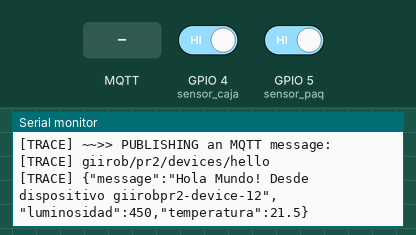
Recording of a sketch running on a simulated ESP32-S3. On the bench: the last lines printed to the serial monitor. The test bench sets the inputs (shaded band); at power-on: GPIO 4 (sensor_caja) HIGH, GPIO 5 (sensor_paq) HIGH. WiFi joins after 1.5 s; servers stay silent unless stated; no MQTT or app messages arrive unless stated.

Above: at 5.3 s.
5.4 s: GPIO 4 (sensor_caja) driven LOW
At 6.3 s:
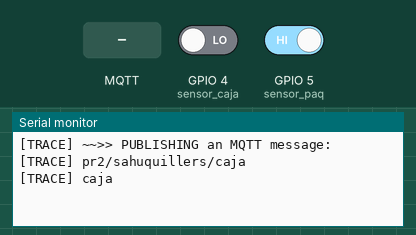
6.9 s: GPIO 5 (sensor_paq) driven LOW
At 7.4 s:
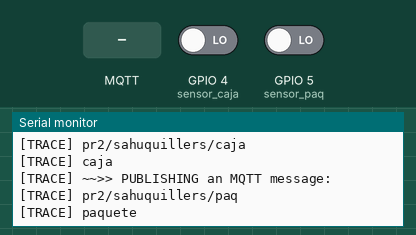
8.4 s: MQTT message "on" arrives on the first subscribed topic
At 9.1 s:
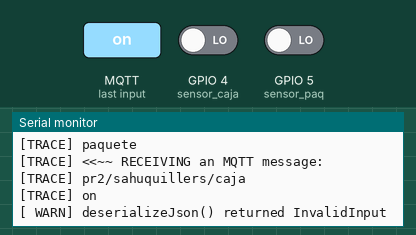
9.9 s: MQTT message "off" arrives on the first subscribed topic
At 10.3 s:
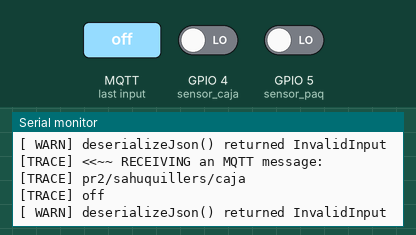
11.4 s: MQTT message "1" arrives on the first subscribed topic
At 12.9 s:
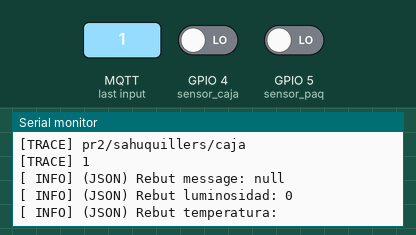

Measured:
- after the input at 5.4 s, the serial monitor: prints a new line after 0.05 s (image 1)
- after the input at 6.9 s, the serial monitor: prints a new line after 0.05 s (image 2)
- after the input at 8.4 s, the serial monitor: prints a new line at once (image 3)
- after the input at 9.9 s, the serial monitor: prints a new line at once (image 4)
- after the input at 11.4 s, the serial monitor: prints a new line at once (image 5)

The sketch:

ESP32-S3-IoT-Device.ino
```cpp
/*
 * Grado GIIROB
 * Asignatura PR2
 * Joan Fons (jjfons@dsic.upv.es)
 * Curso 2023/24
 *
 * Plantilla Dispositivo IoT
 *
 * Control de versiones
 * Version: 0.6   (2024/02/21) JSON Management
 * Version: 0.5.1 (2024/02/20) SSL fork
 * Version: 0.5   (2024/02/19) Mejora en comunicaciones y reconexiones
 * Version: 0.4   (2024/02/15) Reestructuración y simplificación
 * Version: 0.3   (2024/02/14) Añadido funciones de log
 * Version: 0.2   (2023/12/28) Dividido en sub-ficheros
 * Version: 0.1   (2023/11/29) Prototipo Inicial Funcional
*/
#include "Config.h"

#include <WiFi.h>
#ifdef SSL_ROOT_CA
  #include <WiFiClientSecure.h>
#endif
#include <PubSubClient.h>
#include <ArduinoJson.h>

// ID de Dispositivo : se proporcionan varias alternativas, a modo de ejemplo
String deviceID = String("giirobpr2-device-") + String(DEVICE_GIIROB_PR2_ID);
  // Versión usando el ID asignado en la asignatura GIIROB-PR2
//String deviceID = String("device-") + String(WiFi.macAddress());
  // Versión usando la dirección MAC del dispositivo
//String deviceID = String("device-esp32s3-") + String(DEVICE_ESP_ID);
  // Versión usando el ID de ESP del dispositivo

void setup() {
  // Este setup configura conceptos 'core', inicializa la wifi y la conexión con
  //  el bróker MQTT, y ejecuta algunos métodos que hay que completar.
  // En concreto los alumnos deberán implementar los métodos:
  //  - suscribirseATopics()  -> topics MQTT a suscribir para recibir mensajes
  //                            (g_comunicaciones.ino)
  //  - on_setup()            -> añadir la configuración de pines, inicialización
  //                            de variables, etc. (s_setup.ino)
  //  - on_loop()             -> tareas a realizar dentro del 'loop' (w_loop.ino)

#ifdef LOGGER_ENABLED
  // Inicializamos comunicaciones serial
  Serial.begin(BAUDS);
  delay(1000);
  Serial.println();
#endif

  // Nos conectamos a la wifi
  wifi_connect();

  // Nos conectamos al broker MQTT, indicando un 'client-id'
  mqtt_connect(deviceID);

  // TODO: completar esta función (g_comunicaciones.ino)
  suscribirseATopics();

  // TODO: completar esta función (s_setup.ino)
  on_setup();

}

void loop() {

  // NO QUITAR (jjfons)
  wifi_loop();
  mqtt_loop();

  // TODO: completar esta función (w_loop.ino)
  on_loop();
}
```

c_logger.ino
```cpp
// LOGGING
#define TRACE 6
#define DEBUG 5
#define INFO 4
#define WARN 3
#define ERROR 2
#define FATAL 1
#define NONE 0

#ifdef LOG_LEVEL
bool _log_newline = true;
#define trace(message)   if ( LOG_LEVEL >= TRACE ) { if (_log_newline) Serial.print("[TRACE] "); Serial.print(message);   _log_newline = false;}
#define traceln(message) if ( LOG_LEVEL >= TRACE ) { if (_log_newline) Serial.print("[TRACE] "); Serial.println(message); _log_newline = true;}
#define debug(message)   if ( LOG_LEVEL >= DEBUG ) { if (_log_newline) Serial.print("[DEBUG] "); Serial.print(message);   _log_newline = false;}
#define debugln(message) if ( LOG_LEVEL >= DEBUG ) { if (_log_newline) Serial.print("[DEBUG] "); Serial.println(message); _log_newline = true;}
#define info(message)    if ( LOG_LEVEL >= INFO  ) { if (_log_newline) Serial.print("[ INFO] "); Serial.print(message);   _log_newline = false;}
#define infoln(message)  if ( LOG_LEVEL >= INFO  ) { if (_log_newline) Serial.print("[ INFO] "); Serial.println(message); _log_newline = true;}
#define warn(message)    if ( LOG_LEVEL >= WARN  ) { if (_log_newline) Serial.print("[ WARN] "); Serial.print(message);   _log_newline = false;}
#define warnln(message)  if ( LOG_LEVEL >= WARN  ) { if (_log_newline) Serial.print("[ WARN] "); Serial.println(message); _log_newline = true;}
#define error(message)   if ( LOG_LEVEL >= ERROR ) { if (_log_newline) Serial.print("[ERROR] "); Serial.print(message);   _log_newline = false;}
#define errorln(message) if ( LOG_LEVEL >= ERROR ) { if (_log_newline) Serial.print("[ERROR] "); Serial.println(message); _log_newline = true;}
#define fatal(message)   if ( LOG_LEVEL >= FATAL ) { if (_log_newline) Serial.print("[FATAL] "); Serial.print(message);   _log_newline = false;}
#define fatalln(message) if ( LOG_LEVEL >= FATAL ) { if (_log_newline) Serial.print("[FATAL] "); Serial.println(message); _log_newline = true;}

#else
#define trace(message)
#define traceln(message)
#define debug(message)
#define debugln(message)
#define info(message)
#define infoln(message)
#define warn(message)
#define warnln(message)
#define error(message)
#define errorln(message)
#define fatal(message)
#define fatalln(message)

#endif
```

d_wifi_lib_no_tocar.ino
```cpp
#define WIFI_CONNECTION_TIMEOUT_SECONDS 15

// Usamos comunicaciones TLS/SSL si se define el certificado raíz CA
#ifdef SSL_ROOT_CA
  WiFiClientSecure espWifiClient;
#else
  WiFiClient espWifiClient;
#endif

const char* wifiSSID = NET_SSID;
const char* wifiPasswd = NET_PASSWD;

void wifi_loop() {
  if ( !WiFi.isConnected() )
    wifi_reconnect(WIFI_CONNECTION_TIMEOUT_SECONDS);
}

void wifi_connect() {

  delay(10);

  WiFi.mode(WIFI_STA); //Optional
  trace("MAC Address: ");
  traceln(WiFi.macAddress());

#ifdef SSL_ROOT_CA
  // Set Root CA certificate
  espWifiClient.setCACert(SSL_ROOT_CA);
  traceln("Enabling TLS/SSL Communications ...");
#endif

#ifdef SSL_CLIENT_CERTIFICATE
  espWifiClient.setCertificate(SSL_CLIENT_CERTIFICATE);
  espWifiClient.setPrivateKey(SSL_CLIENT_PRIVATE_KEY);
  traceln("Allowing SSL validation with Client Certificate");
#endif

  wifi_reconnect(WIFI_CONNECTION_TIMEOUT_SECONDS);

}

void wifi_reconnect(uint retries) {

  trace("Connecting to ");
  traceln(wifiSSID);
  WiFi.begin(wifiSSID, wifiPasswd);

  uint8_t r = 0;
  while (WiFi.status() != WL_CONNECTED && r<retries ) {
    r++;
    delay(1000);
    trace(".");
  }
  traceln("");

  if ( WiFi.isConnected() ) {
    debugln("-=- Connected to the WiFi network");
    debug("Local ESP32 IP: ");
    debugln(WiFi.localIP().toString());
  } else {
    errorln("-X- Cannot connect to the WiFi newtwork");
  }
}
```

e_mqtt_lib_no_tocar.ino
```cpp
#define MQTT_CONNECTION_RETRIES 3

PubSubClient mqttClient(espWifiClient);

// MQTT CONFIG
const char* mqttServerIP = MQTT_SERVER_IP;
unsigned int mqttServerPort = MQTT_SERVER_PORT;
String mqttClientID;

void mqtt_loop() {

  if (!mqttClient.connected()) {
    mqtt_reconnect(MQTT_CONNECTION_RETRIES);
    suscribirseATopics();
  }
  mqttClient.loop();

}
void mqtt_connect(String clientID) {

    // Configuramos cliente MQTT
    mqttClientID = String(clientID);
    mqttClient.setServer(mqttServerIP, mqttServerPort);

    // Configuramos 'mqttCallback' como la función que se invocará al
    //  recibir datos por las suscripciones realizadas
    mqttClient.setCallback(mqttCallback);

    // Conectamos
    mqtt_reconnect(MQTT_CONNECTION_RETRIES);

}

void mqtt_reconnect(int retries) {

  if ( !WiFi.isConnected() )
    return;

  if ( !mqttClient.connected() )
    warnln("Disconnected from the MQTT broker");

  // Loop until we're reconnected, or a number of retries ...
  int r=0;
  while (!mqttClient.connected() && r<retries) {
    r++;

    trace("Attempting an MQTT connection to: 'mqtt://");
    trace(mqttServerIP);
    trace(":");
    trace(mqttServerPort);
    trace("' with client-id: '");
    trace(mqttClientID);
    traceln("' ... ");


    // Attempt to connect
    // boolean connect (clientID, [username, password], [willTopic, willQoS, willRetain, willMessage], [cleanSession])

  #ifdef MQTT_USERNAME
    if ( mqttClient.connect(mqttClientID.c_str(), MQTT_USERNAME, MQTT_PASSWORD) ) {
  #else
    if ( mqttClient.connect(mqttClientID.c_str()) ) {
  #endif
      debugln("-=- Connected to MQTT Broker");
      // Damos tiempo a que la conexión se establezca por completo
      delay(1000);
    } else {
      debug("-X- failed, rc=");
      debugln(mqttClient.state());
      debugln("-R-   re-trying in 5 seconds");
      // Wait 5 seconds before retrying
      delay(5000);
    }
  }
}

void mqttCallback(char* topic, byte* message, unsigned int length) {
  // Función que se invocará automáticamente al recibir datos por algún topic
  //  sobre el que nos hayamos suscrito

  // Cargamos los datos recibidos en una variable
  String incomingMessage;
  for (int i = 0; i < length; i++) {
    incomingMessage += (char)message[i];
  }

  traceln("<<~~ RECEIVING an MQTT message:");
  traceln(topic);
  traceln(incomingMessage);

  alRecibirMensajePorTopic(topic, incomingMessage);
}

void mqtt_publish(const char* topic, String outgoingMessage) {
  if ( !mqttClient.connected() ) {
    errorln("Cannot send message through the topic ... the MQTT Client is disconnected!!")
    return;
  }

  traceln("~~>> PUBLISHING an MQTT message:");
  traceln(topic);
  traceln(outgoingMessage);
  mqttClient.publish(topic, outgoingMessage.c_str());
}


void mqtt_subscribe(const char* topic) {
  if ( !mqttClient.connected() ) {
    errorln("Cannot subscribe to topic ... the MQTT Client is disconnected!!")
    return;
  }


  trace("Subscribed to topic: ");
  traceln(topic);
  mqttClient.subscribe(topic);
}
```

f_funciones.ino
```cpp
uint8_t ledStatus = 0;
// Aquí no hemos tocado nada ya que sólo usamos el MQTT para enviar mensajes a los topics dependiendo de los inputs que recibe la esp32s3
void setInternalLed(uint8_t status) {
  if ( ledStatus == status ) // Nothing to do
    return;

  ledStatus = status;
  if ( status ) {
    infoln("Led: on");
    digitalWrite(LED_BUILTIN, HIGH);
  } else {
    infoln("Led: off");
    digitalWrite(LED_BUILTIN, LOW);
  }

  // TODO: Deberíamos publicar el estado del dispositivo cada vez que cambie
}
```

g_comunicaciones.ino
```cpp
void suscribirseATopics() {

  // TODO: añadir suscripciones a los topics MQTT ...
  mqtt_subscribe(CAJA_TOPIC);
  mqtt_subscribe(PAQ_TOPIC);

}

//NO LO USAMOS YA QUE SOLO USAMOS LA ESP PARA LOS SENSORES
void alRecibirMensajePorTopic(char* topic, String incomingMessage) {

  // TODO: Controlador que gestiona la recepción de datos

  // A partir de aquí debemos gestionar los mensajes
  //  recibidos por los diferentes topics (canales)
  //

  // Test JSON
  JsonDocument doc;
   // Parse the JSON input
  DeserializationError err = deserializeJson(doc, incomingMessage);
  // Parsing succeeded?
  if (err) {
    warn(F("deserializeJson() returned ")); warnln(err.f_str());
    return;
  }

  String msg = doc["message"];
  info("(JSON) Rebut message: "); infoln(msg);

  int lum = doc["luminosidad"];
  info("(JSON) Rebut luminosidad: "); infoln(lum);

  const char* temp = doc["temperatura"];
  info("(JSON) Rebut temperatura: "); infoln(temp);
  // Test JSON


  // If a message is received on the topic ...
  if (strcmp(topic, HELLO_TOPIC) == 0 ) {
    if(msg == "on") {
      infoln("TODO: Encender el led interno");
    }
    else if (msg == "off") {
      infoln("TODO: Apagar el led interno");
    }
    else warnln("**>> Solicitud no reconocida!");
  }

}
// Función de enviar mensaje a topic
void enviarMensajePorTopic(const char* topic, String outgoingMessage) {

  mqtt_publish(topic, outgoingMessage.c_str());

}
```

s_setup.ino
```cpp
void on_setup() {
    // Declaración de variables
    const int sensor_caja = 4;
    const int sensor_paq = 5;
    // Sensores
    pinMode(sensor_caja, INPUT_PULLUP);
    pinMode(sensor_paq, INPUT_PULLUP);

    // Suscribirse a los topics
    suscribirseATopics();
    infoln("Sensores configurados en pines 4 y 5");

    // Mensaje inicial JSON
    String hello_msg = String("Hola Mundo! Desde dispositivo ") + deviceID;

    JsonDocument doc;
    doc["message"] = hello_msg;
    doc["luminosidad"] = 450;
    doc["temperatura"] = 21.5;

    String hello_msg_json;
    serializeJson(doc, hello_msg_json);

    enviarMensajePorTopic(HELLO_TOPIC, hello_msg_json);
}
```

w_loop.ino
```cpp
long now, lastMsg = 0;
long sensorsUpdateInterval = 5000; // tiempo de actualización de los sensores

// Definiciones
bool ultimoEstadoCaja = HIGH;
bool ultimoEstadoPaq = HIGH;
const int sensor_caja = 4;
const int sensor_paq = 5;

void on_loop() {
  // Definición variables de estado de sensores
  bool estadoActualCaja = digitalRead(sensor_caja);
  bool estadoActualPaq = digitalRead(sensor_paq);

  // Estado del sensor de las cajas
  if (estadoActualCaja != ultimoEstadoCaja)
  {
    delay(50);  //antirrebote
    estadoActualCaja = digitalRead(sensor_caja);
    if(estadoActualCaja == LOW)
    {
      enviarMensajePorTopic(CAJA_TOPIC,"caja");
    }
    // Actualiza estado
    ultimoEstadoCaja = estadoActualCaja;
  }
  // Estado del sensor de los paquetes
  if (estadoActualPaq != ultimoEstadoPaq)
  {
    delay(50);  //antirrebote
    estadoActualPaq = digitalRead(sensor_paq);
    if(estadoActualPaq == LOW)
    {
      enviarMensajePorTopic(PAQ_TOPIC,"paquete");
    }
    // Actualiza estado
    ultimoEstadoPaq = estadoActualPaq;
  }
}
```

Config.h
```cpp
// COMM BAUDS
#define BAUDS 115200

#define LOGGER_ENABLED            // Comentar para deshabilitar el logger por consola serie

#define LOG_LEVEL TRACE           // nivells en c_logger: TRACE, DEBUG, INFO, WARN, ERROR, FATAL, NONE

// DEVICE
//#define DEVICE_ESP_ID             "54CE0361421"   // ESP32 ID
#define DEVICE_GIIROB_PR2_ID      "12" // nuestra esp32s3

// WIFI
#define NET_SSID                  "UPV-PSK"
#define NET_PASSWD                "giirob-pr2-2023"

// MQTT
#define MQTT_SERVER_IP            "mqtt.dsic.upv.es"
#define MQTT_SERVER_PORT          1883
#define MQTT_USERNAME             "giirob"    // Descomentar esta línea (y la siguiente) para que se conecte al broker MQTT usando usuario y contraseña
#define MQTT_PASSWORD             "UPV2024"

#define HELLO_TOPIC               "giirob/pr2/devices/hello"    // TODO: topic ejemplo para ejercicio inicial de saludo de los dispositivos
#define CAJA_TOPIC                "pr2/sahuquillers/caja"       // Topic para las cajas
#define PAQ_TOPIC                 "pr2/sahuquillers/paq"        // Topic para los paquetes


// IO
#define LED_BUILTIN               2
```
